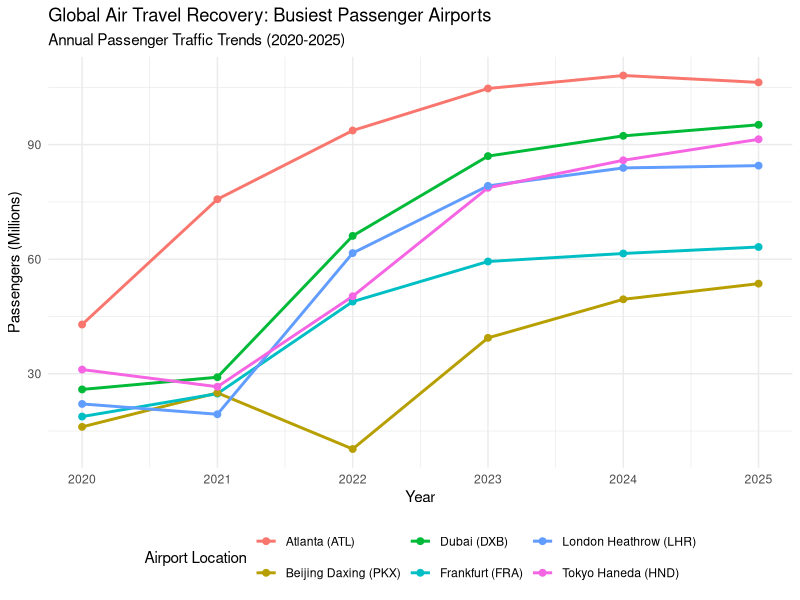
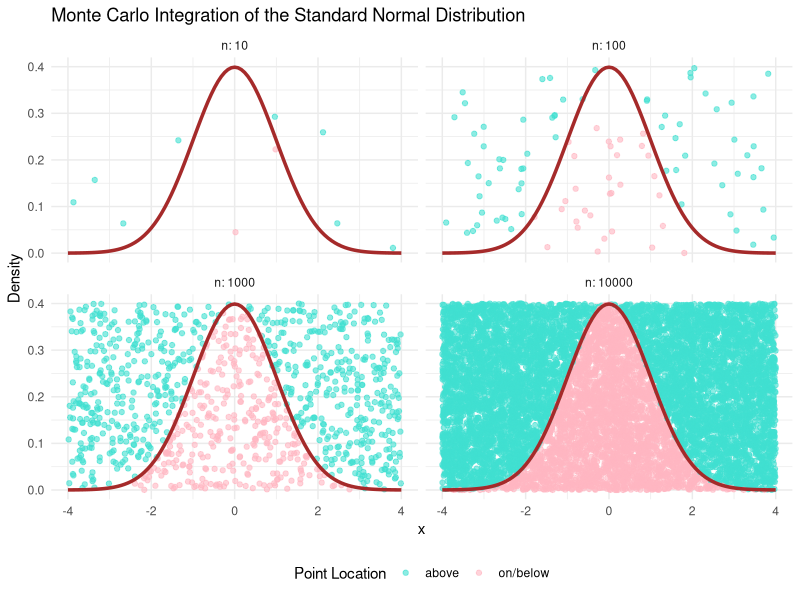

Recreate these plots in R, in order.
## ---- chunk 1
#| echo: false
#| warning: false
#| message: false
#| tidy: true
#| label: tbl-airports-table
#| tbl-cap: "Total Passengers (in Millions) for the Six Busiest Global Airports: 2020-2025"


# Load required libraries for data manipulation, table creation, and visualization
library(tidyr)
library(dplyr)
library(knitr)
library(ggplot2)

# Create dataset of six busiest global airports with passenger counts (in millions)
# Data is stored in wide format (one column per year)
airports_wide <- data.frame(
  Airport = c("Atlanta (ATL)", "Frankfurt (FRA)", "Beijing Daxing (PKX)", 
              "Dubai (DXB)", "Tokyo Haneda (HND)", "London Heathrow (LHR)"),
  Y2020 = c(42.9, 18.8, 16.1, 25.9, 31.1, 22.1),
  Y2021 = c(75.7, 24.8, 25.0, 29.1, 26.6, 19.4),
  Y2022 = c(93.7, 48.9, 10.3, 66.1, 50.3, 61.6),
  Y2023 = c(104.7, 59.4, 39.4, 87.0, 78.7, 79.2),
  Y2024 = c(108.1, 61.5, 49.5, 92.3, 85.9, 83.9),
  Y2025 = c(106.3, 63.2, 53.6, 95.2, 91.4, 84.5)
)

# Rename columns to improve readability in the output table
# Convert column names from Y2020 → 2020, etc.
airports_wide |>
  rename(
    `Airport (Code)` = Airport,
    `2020` = Y2020,
    `2021` = Y2021,
    `2022` = Y2022,
    `2023` = Y2023,
    `2024` = Y2024,
    `2025` = Y2025
  ) |>
  # Display the table in a clean formatted style
  kable(
    align = "lcccccc", 
    digits = 1
  )
## ---- chunk 2
#| echo: false
#| warning: false
#| message: false
#| fig.pos: "H"
#| label: fig-airports-plot
#| fig-cap: "Annual Passenger Traffic Trends for the Six Busiest Global Airports (2020–2025)"
#| fig-alt: "Line plot showing passenger trends for six airports from 2020 to 2025"


# Convert dataset from wide format to long (tidy) format for plotting
# This creates two columns: Year and Passengers_Millions
airports_tidy <- airports_wide |>
  pivot_longer(
    cols = starts_with("Y"), 
    names_to = "Year", 
    values_to = "Passengers_Millions"
  ) |>
  # Clean Year column by removing "Y" and converting to numeric
  mutate(Year = as.numeric(gsub("Y", "", Year)))

# Create line plot to visualize passenger trends over time for each airport
ggplot(data = airports_tidy, aes(x = Year, y = Passengers_Millions, color = Airport)) +
  
  # Add lines to show trends across years
  geom_line(linewidth = 1) +
  
  # Add points to highlight exact values for each year
  geom_point(size = 2) +
  
  # Apply minimal theme for a clean look
  theme_minimal() +
  
  # Add titles and axis labels
  labs(
    title = "Global Air Travel Recovery: Busiest Passenger Airports",
    subtitle = "Annual Passenger Traffic Trends (2020-2025)",
    x = "Year",
    y = "Passengers (Millions)",
    color = "Airport Location"
  ) +
  
  # Ensure x-axis shows all years from 2020 to 2025
  scale_x_continuous(breaks = 2020:2025) +
  
  # Position legend at the bottom for better readability
  theme(legend.position = "bottom")

## ---- chunk 3
#| echo: false
#| warning: false
#| message: false
#| label: fig-monte-carlo
#| fig-cap: "Monte Carlo integration with increasing sample sizes"
#| fig-alt: "Scatter plot showing random points approximating area under a normal distribution curve"

# Load required libraries for data manipulation and plotting
library(ggplot2)
library(dplyr)


# This function generates random (x, y) points within a rectangular region
# These points are used to estimate the area under a curve (Monte Carlo method)
generate_mc_points <- function(n, x_min, x_max, y_min, y_max) {
  x_coords <- runif(n, min = x_min, max = x_max)  # Random x-values
  y_coords <- runif(n, min = y_min, max = y_max)  # Random y-values
  data.frame(x = x_coords, y = y_coords)
}


# Generate datasets for different sample sizes
# We simulate increasing numbers of random points to observe convergence
n_values <- c(10, 100, 1000, 10000)

mc_data <- lapply(n_values, function(n) {
  df <- generate_mc_points(
    n, 
    x_min = -4, x_max = 4,     # x-range of the normal distribution
    y_min = 0, y_max = 0.4     # y-range covering the curve height
  )
  df$n <- n  # Store sample size for faceting
  df
}) |> bind_rows()


# Classify points relative to the curve
# Label each point as:
# - "on/below" the curve (inside area)
# - "above" the curve (outside area)
mc_data <- mc_data |>
  mutate(
    flag = ifelse(
      y <= dnorm(x, mean = 0, sd = 1),  # Compare to normal density function
      "on/below",
      "above"
    )
  )


# Create visualization
# Plot random points and overlay the true normal distribution curve
ggplot(mc_data, aes(x = x, y = y, color = flag)) +
  
  # Plot sampled points (Monte Carlo simulation)
  geom_point(alpha = 0.6, size = 1.5) +
  
  # Overlay the true normal distribution curve
  stat_function(
    fun = dnorm,
    args = list(mean = 0, sd = 1),
    xlim = c(-4, 4),
    color = "brown",
    linewidth = 1.2
  ) +
  
  # Assign colors to points above vs below the curve
  scale_color_manual(
    values = c("above" = "turquoise", "on/below" = "lightpink")
  ) +
  
  # Create small multiple panels for each sample size
  facet_wrap(~ n, nrow = 2, labeller = label_both) +
  
  # Add titles and labels
  labs(
    title = "Monte Carlo Integration of the Standard Normal Distribution",
    x = "x",
    y = "Density",
    color = "Point Location"
  ) +
  
  # Apply clean theme
  theme_minimal() +
  
  # Position legend at bottom
  theme(legend.position = "bottom")
